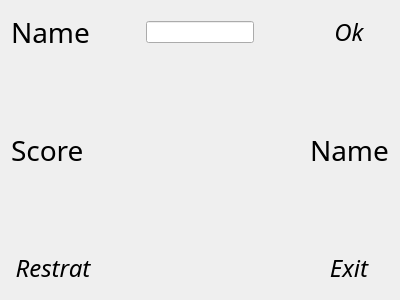
<?xml version="1.0" encoding="UTF-8"?>
<ui version="4.0">
 <class>score</class>
 <widget class="QDialog" name="score">
  <property name="geometry">
   <rect>
    <x>0</x>
    <y>0</y>
    <width>400</width>
    <height>300</height>
   </rect>
  </property>
  <property name="windowTitle">
   <string>Dialog</string>
  </property>
  <property name="styleSheet">
   <string notr="true">score{border-image: url(:/pic/pic/score.jpg);}</string>
  </property>
  <layout class="QGridLayout" name="gridLayout">
   <item row="0" column="0">
    <layout class="QHBoxLayout" name="horizontalLayout_3">
     <item>
      <widget class="QLabel" name="label">
       <property name="font">
        <font>
         <family>Mistral</family>
         <pointsize>21</pointsize>
         <weight>50</weight>
         <italic>false</italic>
         <bold>false</bold>
        </font>
       </property>
       <property name="text">
        <string>Name</string>
       </property>
      </widget>
     </item>
     <item>
      <spacer name="horizontalSpacer_2">
       <property name="orientation">
        <enum>Qt::Horizontal</enum>
       </property>
       <property name="sizeHint" stdset="0">
        <size>
         <width>18</width>
         <height>20</height>
        </size>
       </property>
      </spacer>
     </item>
     <item>
      <widget class="QLineEdit" name="lineEdit"/>
     </item>
     <item>
      <spacer name="horizontalSpacer_3">
       <property name="orientation">
        <enum>Qt::Horizontal</enum>
       </property>
       <property name="sizeHint" stdset="0">
        <size>
         <width>28</width>
         <height>20</height>
        </size>
       </property>
      </spacer>
     </item>
     <item>
      <widget class="QPushButton" name="pushButton">
       <property name="font">
        <font>
         <family>Harlow Solid Italic</family>
         <pointsize>18</pointsize>
         <italic>true</italic>
        </font>
       </property>
       <property name="text">
        <string>Ok</string>
       </property>
       <property name="flat">
        <bool>true</bool>
       </property>
      </widget>
     </item>
    </layout>
   </item>
   <item row="1" column="0">
    <layout class="QHBoxLayout" name="horizontalLayout_2">
     <item>
      <widget class="QLabel" name="label_2">
       <property name="font">
        <font>
         <family>Mistral</family>
         <pointsize>21</pointsize>
         <weight>50</weight>
         <italic>false</italic>
         <bold>false</bold>
        </font>
       </property>
       <property name="text">
        <string>Score</string>
       </property>
      </widget>
     </item>
     <item>
      <spacer name="horizontalSpacer_4">
       <property name="orientation">
        <enum>Qt::Horizontal</enum>
       </property>
       <property name="sizeHint" stdset="0">
        <size>
         <width>18</width>
         <height>20</height>
        </size>
       </property>
      </spacer>
     </item>
     <item>
      <widget class="QLabel" name="label_3">
       <property name="font">
        <font>
         <family>Mistral</family>
         <pointsize>21</pointsize>
         <weight>50</weight>
         <italic>false</italic>
         <bold>false</bold>
        </font>
       </property>
       <property name="text">
        <string>Name</string>
       </property>
      </widget>
     </item>
    </layout>
   </item>
   <item row="2" column="0">
    <layout class="QHBoxLayout" name="horizontalLayout">
     <item>
      <widget class="QPushButton" name="pushButton_2">
       <property name="font">
        <font>
         <family>Harlow Solid Italic</family>
         <pointsize>18</pointsize>
         <italic>true</italic>
        </font>
       </property>
       <property name="text">
        <string>Restrat</string>
       </property>
       <property name="flat">
        <bool>true</bool>
       </property>
      </widget>
     </item>
     <item>
      <spacer name="horizontalSpacer">
       <property name="orientation">
        <enum>Qt::Horizontal</enum>
       </property>
       <property name="sizeHint" stdset="0">
        <size>
         <width>58</width>
         <height>20</height>
        </size>
       </property>
      </spacer>
     </item>
     <item>
      <widget class="QPushButton" name="pushButton_3">
       <property name="font">
        <font>
         <family>Harlow Solid Italic</family>
         <pointsize>18</pointsize>
         <italic>true</italic>
        </font>
       </property>
       <property name="text">
        <string>Exit</string>
       </property>
       <property name="flat">
        <bool>true</bool>
       </property>
      </widget>
     </item>
    </layout>
   </item>
  </layout>
 </widget>
 <resources/>
 <connections/>
</ui>
